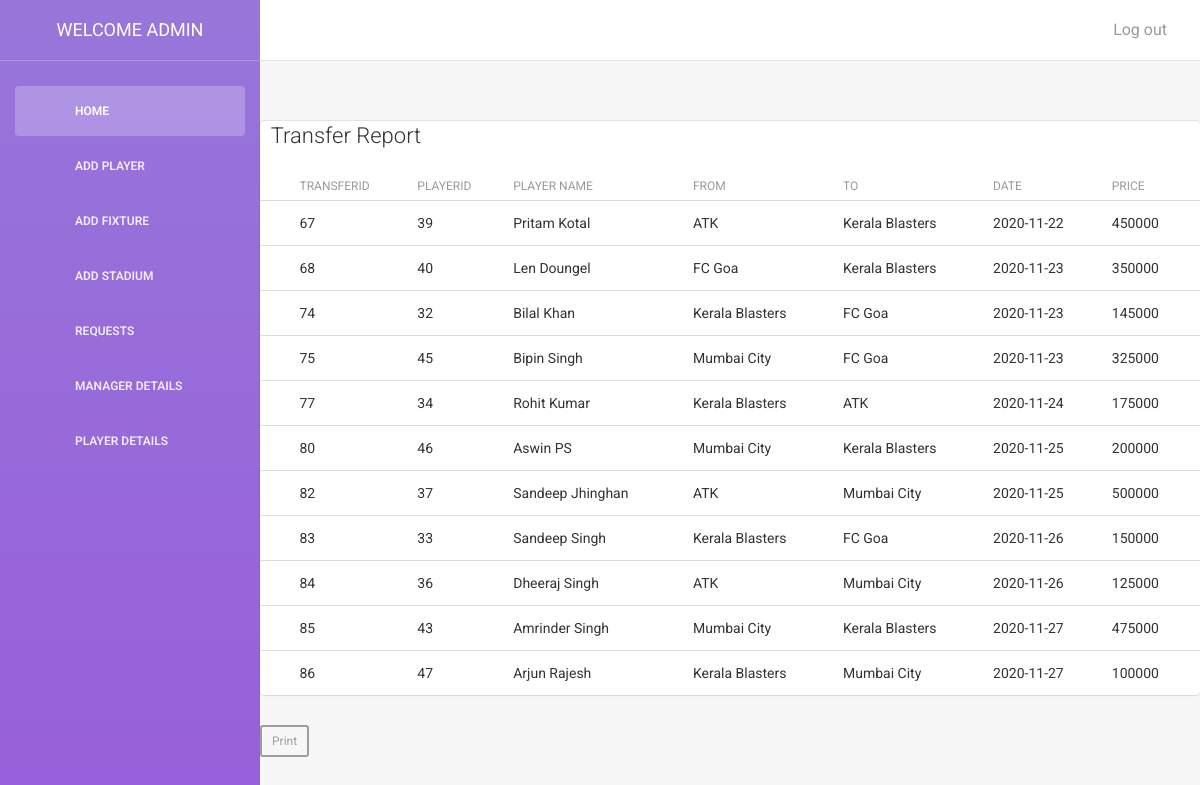
The page /admin/viewtransfer.php on the database its author committed.
### tables this page shows
CREATE TABLE IF NOT EXISTS `tbl_club` (
  `c_id` int(11) NOT NULL AUTO_INCREMENT,
  `m_id` int(11) NOT NULL,
  `c_name` varchar(30) NOT NULL,
  `city` varchar(20) NOT NULL,
  PRIMARY KEY (`c_id`),
  UNIQUE KEY `m_id` (`m_id`)
);

CREATE TABLE IF NOT EXISTS `tbl_transfermaster` (
  `ta_id` int(11) NOT NULL AUTO_INCREMENT,
  `p_id` int(11) NOT NULL,
  `fromid` int(11) NOT NULL,
  `toid` int(11) NOT NULL,
  `m_id` int(11) NOT NULL,
  `date` date NOT NULL,
  PRIMARY KEY (`ta_id`),
  UNIQUE KEY `p_id` (`p_id`)
);

CREATE TABLE IF NOT EXISTS `tbl_player` (
  `p_id` int(11) NOT NULL AUTO_INCREMENT,
  `c_id` int(11) NOT NULL,
  `email` text NOT NULL,
  `firstname` text NOT NULL,
  `lastname` text NOT NULL,
  `dob` date NOT NULL,
  `contact` bigint(20) NOT NULL,
  `housename` text NOT NULL,
  `street` text NOT NULL,
  `state` text NOT NULL,
  `pincode` int(11) NOT NULL,
  `position` text NOT NULL,
  `matches` int(15) NOT NULL,
  `goals` int(15) NOT NULL,
  `fee` int(15) NOT NULL,
  PRIMARY KEY (`p_id`),
  KEY `c_id` (`c_id`)
);

### admin/viewtransfer.php (the view, shortened to what this page needs)
<?php
include('connection.php');
      $selectquery="select * from tbl_transfermaster";
       $result=mysqli_query($con,$selectquery);
       if(!$result)
      {
            die("invalid query".mysqli_error($con));
       }
      else
     {
?>
<!doctype html>
<html lang="en">
<head>
    <link href="assets/css/bootstrap.min.css" rel="stylesheet" />
    <link href="assets/css/animate.min.css" rel="stylesheet"/>
    <link href="assets/css/light-bootstrap-dashboard.css?v=1.4.0" rel="stylesheet"/>
    <link href="assets/css/demo.css" rel="stylesheet" />
    <link href="http://maxcdn.bootstrapcdn.com/font-awesome/4.2.0/css/font-awesome.min.css" rel="stylesheet">
    <link href="file:///C|/wamp64/www/Football Club/admin/assets/css/pe-icon-7-stroke.css" rel="stylesheet" />
</head>
<body>
<div class="wrapper">
    <div class="sidebar" data-color="purple" data-image="assets/img/sidebar-5.jpg">
      <div class="sidebar-wrapper">
            <div class="logo">
                <a href="http://www.creative-tim.com" class="simple-text">
                    WELCOME ADMIN
                </a>
            </div>
            <ul class="nav">
                <li class="active">
                    <a href="dashboard.php">
                        <p>Home</p>
                    </a>
                </li>
                <li>
                    <a href="addplayer.php">
                        <p>Add Player</p>
                    </a>
                </li>
                <li>
                    <a href="addfixture.php">
                        <p>Add Fixture</p>
                    </a>
                </li>
                <li>
                    <a href="stadium.php">
                        <p>Add Stadium </p>
                    </a>
                </li>
                <li>
                    <a href="home.php">
                        <p>Requests </p>
                    </a>
                </li>
                  <li >
                    <a href="viewmanager.php">
                        <p>Manager Details </p>
                    </a>
                </li>
                <li >
                    <a href="viewplayer.php">
                        <p>Player Details </p>
                    </a>
                </li>
            </ul>
      </div>
    </div>
    <div class="main-panel">
        <nav class="navbar navbar-default navbar-fixed">
            <div class="container-fluid">
                <div class="navbar-header">
                    <a class="navbar-brand"></a>
                </div>
                <div class="collapse navbar-collapse">
                    <ul class="nav navbar-nav navbar-right">
                        <li>
                            <a href="login.php">
                                <p>Log out</p>
                            </a>
                        </li>
                    </ul>
                </div>
            </div>
        </nav>
<div class="content pb-0">
   <div class="orders">
      <div class="row">
        <div class="col-xl-12">
          <div class="card">
            <div id='printMe'>
            <div class="card-body">
               <h4 class="box-title">&nbsp&nbspTransfer Report
                              </h4>
            </div>
            <div class="card-body--">
               <div class="table-stats order-table ov-h">
                 <table class="table ">
                   <thead>
                     <tr>
                        <th class="serial"></th>
                         <th>TransferID</th>
                        <th>PlayerID</th>
                        <th>Player Name</th>
                        <th>From</th>
                        <th>To</th>
                        <th>Date</th>
                        <th>Price</th>
                     </tr>
                   </thead>
                   <tbody>
                     <tr>
                        <?php
                         if(mysqli_num_rows($result) > 0)
           {
    while($row=mysqli_fetch_array($result))
    {
        $p=$row['p_id'];
        $c_id1=$row['fromid'];
        $c_id2=$row['toid'];
        $sltqry="select firstname,lastname,fee from tbl_player where p_id=$p";
        $res=mysqli_query($con,$sltqry);
         if(mysqli_num_rows($res) > 0)
           { while($ro=mysqli_fetch_array($res)){
        $sltqry1="select c_name from tbl_club where c_id=$c_id1";
        $res1=mysqli_query($con,$sltqry1);
         if(mysqli_num_rows($res1) > 0)
           { while($ro1=mysqli_fetch_array($res1)){
        $sltqry2="select c_name from tbl_club where c_id=$c_id2";
        $res2=mysqli_query($con,$sltqry2);
         if(mysqli_num_rows($res2) > 0)
           { while($ro2=mysqli_fetch_array($res2)){
     ?>
       <td class="serial"></td>
     <td><?php echo $row['ta_id']." "; ?></td>
        <td><?php echo $p." "; ?></td>
        <td><?php echo $ro['firstname']." ".$ro['lastname']; ?></td>
       <td><?php echo $ro1['c_name']." "; ?></td>
      <td><?php echo $ro2['c_name']." "; ?></td>
      <td><?php echo $row['date']." "; ?></td>
       <td><?php echo $ro['fee']." "; ?></td>
                    </tr>
              <?php
}}
}}
                    }}
                    }
                    } else
            {
                    ?>
                    <tr><td> NO  RECORD </td></tr>
                    <?php
                     }
                     }
                    ?>
                   </tbody>
                 </table>
               </div>
            </div>
          </div>
        </div>
      </div><button class="btn btn-sm btn-secondary" onclick="printDiv('printMe')">Print </button>
   </div>
</div>
</div>
</body>
</html>

### rows shown on the page
tbl_transfermaster: ta_id "67", p "39", date "2020-11-22"
tbl_player: firstname "Pritam", lastname "Kotal", fee "450000"
tbl_club: c_name "ATK"
tbl_club: c_name "Kerala Blasters"
tbl_transfermaster: ta_id "68", p "40", date "2020-11-23"
tbl_player: firstname "Len", lastname "Doungel", fee "350000"
tbl_club: c_name "FC Goa"
tbl_transfermaster: ta_id "74", p "32", date "2020-11-23"
tbl_player: firstname "Bilal", lastname "Khan", fee "145000"
tbl_transfermaster: ta_id "75", p "45", date "2020-11-23"
tbl_player: firstname "Bipin", lastname "Singh", fee "325000"
tbl_club: c_name "Mumbai City"
tbl_transfermaster: ta_id "77", p "34", date "2020-11-24"
tbl_player: firstname "Rohit", lastname "Kumar", fee "175000"
tbl_transfermaster: ta_id "80", p "46", date "2020-11-25"
tbl_player: firstname "Aswin", lastname "PS", fee "200000"
tbl_transfermaster: ta_id "82", p "37", date "2020-11-25"
tbl_player: firstname "Sandeep", lastname "Jhinghan", fee "500000"
tbl_transfermaster: ta_id "83", p "33", date "2020-11-26"
tbl_player: firstname "Sandeep", lastname "Singh", fee "150000"
tbl_transfermaster: ta_id "84", p "36", date "2020-11-26"
tbl_player: firstname "Dheeraj", lastname "Singh", fee "125000"
tbl_transfermaster: ta_id "85", p "43", date "2020-11-27"
tbl_player: firstname "Amrinder", lastname "Singh", fee "475000"
tbl_transfermaster: ta_id "86", p "47", date "2020-11-27"
tbl_player: firstname "Arjun", lastname "Rajesh", fee "100000"
